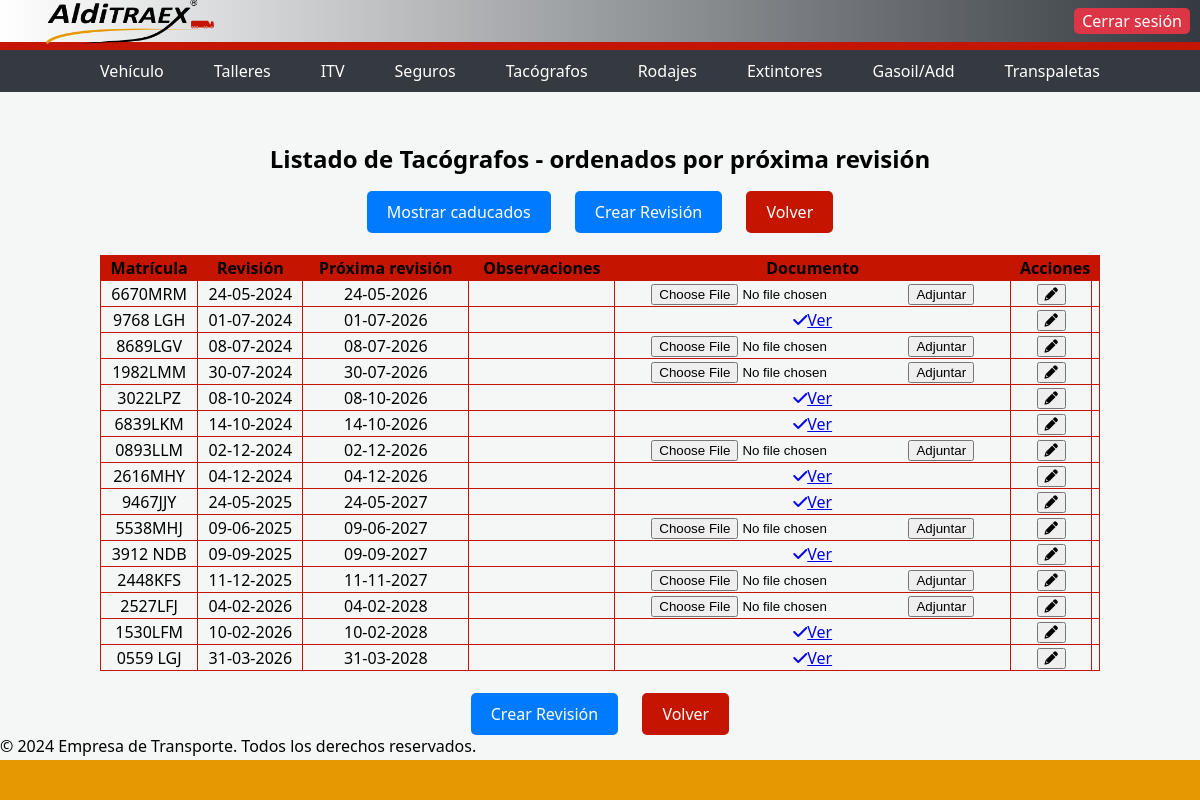
/tacografos_todos, run on the app's committed database.
### models.py (models this page shows, shortened)
class Tacografo(db.Base):
    __tablename__ = "tacografo"
    id = Column(Integer, primary_key=True)
    matricula = Column(String(200), ForeignKey('vehiculo.matricula'),nullable=False )
    rev_tacografo = Column(DateTime, nullable=False)
    venc_tacografo = Column(DateTime, nullable=False)
    obs_tacografo = Column(String(200))
    nombre_doc = Column(String(100))
    ruta_doc = Column(String(200))
    activo = Column(Boolean, default=False)

### tacografos/tacografos.py (the view)
    @app.route('/tacografos_todos')
    def lista_tacografos_todos():
        todos_tacografos = db.session.query(Tacografo).order_by(Tacografo.venc_tacografo.asc()).all()
        return render_template('tacografos.html', lista_tacografos=todos_tacografos)

### db.py (called while the page is built, shortened)
@event.listens_for(engine, "connect")
def _sqlite_varios_procesos(dbapi_connection, connection_record):
    cursor = dbapi_connection.cursor()
    cursor.execute("PRAGMA journal_mode=WAL")
    cursor.fetchone()
    cursor.execute("PRAGMA busy_timeout=30000")
    cursor.close()

def close_session(error=None):
    if not has_request_context():
        return

    def __getattr__(self, name):
        if has_request_context():
            if 'db_session' not in g:
                g.db_session = Session()
                logger.info("Nueva sesion de BD creada para el request")
            return getattr(g.db_session, name)
        temp_session = Session()
        try:
            return getattr(temp_session, name)
        finally:
            temp_session.close()

### main.py (called while the page is built, shortened)
@app.before_request
def aplicar_permisos_usuario():
    if not current_user.is_authenticated:
        return None

### templates/tacografos.html (shortened to what this page needs)
<!DOCTYPE html>
<html lang="es">
<head>
    <link rel="stylesheet" href="https://unpkg.com/swiper/swiper-bundle.min.css" />
    <link rel="stylesheet" href="https://cdnjs.cloudflare.com/ajax/libs/font-awesome/6.0.0-beta3/css/all.min.css">
    <link rel="stylesheet" href="{{ url_for('static', filename='main.css') }}">
</head>
<body>
    <div class="top-bar">
        <img src="{{ url_for('static', filename='logo.png') }}" alt="Logo de la empresa">
        <a href="/logout" class="top-button">Cerrar sesión</a>
    </div>
    <div class="nav-bar">
        <a href="/vehiculos">Vehículo</a>
        <a href="/talleres">Talleres</a>
        <a href="/itv">ITV</a>
        <a href="/seguros">Seguros</a>
        <a href="/tacografos">Tacógrafos</a>
        <a href="/rodajes">Rodajes</a>
        <a href="/extintores">Extintores</a>
        <a href="/selector">Gasoil/Add</a>
        <a href="/transpaletas">Transpaletas</a>
    </div>
    <div class="container">
        <h1>Listado de Tacógrafos - ordenados por próxima revisión</h1>
        <a class="button" href="/tacografos_todos">Mostrar caducados</a>
        <a class="button" href="/formulario_tacografo">Crear Revisión</a>
        <a class="button_red" href="/index">Volver</a>
        <table>
            <thead>
                <tr>
                    <th>Matrícula</th>
                    <th>Revisión</th>
                    <th>Próxima revisión</th>
                    <th>Observaciones</th>
                    <th>Documento</th>
                    <th colspan="2">Acciones</th>
                </tr>
            </thead>
            <tbody>
            {% for t in lista_tacografos %}
                <tr class="{% if not t.activo %}no_activo{% endif %}">
                    <td>{{ t.matricula }}</td>
                    <td>{{ t.rev_tacografo.strftime('%d-%m-%Y') }}</td>
                    <td>{{ t.venc_tacografo.strftime('%d-%m-%Y') }}</td>
                    <td title="{{ t.obs_tacografo|e }}">{{ t.obs_tacografo }}</td>
                    {% if not t.nombre_doc %}
                    <td>
                        <form action="/subir_doc" method="POST" enctype="multipart/form-data">
                            <input type="file" name="documento" accept=".pdf, .doc, .docx">
                            <input type="submit" value="Adjuntar">
                        </form>
                    </td>
                    {% else %}
                    <td><a href="{{ url_for('ver_documento_vehiculo', filename=t.nombre_doc) }}" target="_blank"><i class="fas fa-check verde"></i>Ver</a></td>
                    {% endif %}
                    <td><a href="form_editar_tacografo/{{ t.id }}" target="_blank">
                        <button type="submit" class="boton-editar"><i class="fas fa-pencil"></i></button>
                    </a></td>
                    {% if current_user.username == "jmurillo" or current_user.username == "javimurillo" %}
                    <td>
                        <form action="/borrar_tacografo/{{ t.id }}" method="POST">
                            <input type="hidden" name="id" value="{{ t.id }}">
                            <input type="hidden" name="clase" value="Tacografo">
                            <button type="submit" class="boton-borrar"><i class="fas fa-trash-alt"></i></button>
                        </form>
                    </td>
                    {% else %}
                    <td></td>
                    {% endif %}
                </tr>
            {% endfor %}
            </tbody>
        </table>
        <br>
        <a class="button" href="/formulario_tacografo">Crear Revisión</a>
        <a class="button_red" href="/index">Volver</a>
    </div>
    <footer>
        <div class="banda-roja"></div>
        &copy; 2024 Empresa de Transporte. Todos los derechos reservados.
    </footer>
</body>
</html>

### static/main.css (style rules this page uses)
body { font-family: Arial, sans-serif; margin: 0; padding: 0; background-color: white; width: 100%; height: 50vh; height: 100vh; }
.top-bar { background-color: white; height: 140px; width: 100%; display: flex; justify-content: center; align-items: center; border-bottom: 8px solid #c51500; }
.top-button { position: absolute; top: 100; right: 0; margin: 10px; }
.container { text-align: center; margin-top: 50px; justify-content: center; }
img { width: 400px; height: 120px; }
h1 { margin-top: 20px; font-size: 24px; }
.button { display: inline-block; padding: 10px 20px; margin: 0 10px; background-color: #007bff; color: #fff; text-decoration: none; border-radius: 5px; }
.button_red { display: inline-block; padding: 10px 20px; margin: 0 10px; background-color: #c51500; color: #fff; text-decoration: none; border-radius: 5px; }
tbody { text-align: center; margin-top: 50px; justify-content: center; }
table { text-align: center; margin-top: 50px; justify-content: center; margin: 0 auto; border: 1px solid black; border-collapse: collapse; width: 1000px }
td { text-align: center; margin-top: 50px; justify-content: center; margin: 10 auto; border: 1px solid black; border-collapse: collapse; margin-left: 10px; }
th { text-align: center; margin-top: 50px; justify-content: center; margin: 10 auto; border: 1px solid black; border-collapse: collapse; background-color: #c51500; }
.banda-roja { background-color: #e69803; color: white; padding: 20px; text-align: center; position: fixed; bottom: 0; left: 0; width: 100%; }
td, th { border: 1px solid #c51500; }

### templates/tacografos.html (style rules this page uses)
body { font-family: 'Segoe UI', Tahoma, Geneva, Verdana, sans-serif; background-color: #f4f7f6; margin: 0; padding: 0; }
.top-bar { display: flex; justify-content: space-between; align-items: center; padding: 2px 30px; background: linear-gradient(to right, #ffffff, #343a40); color: white; height: 50px; box-sizing: border-box; }
.top-bar img { width: 200px; height: 45px; object-fit: contain; }
.top-button { padding: 2px 8px; background-color: #dc3545; color: white; text-decoration: none; border-radius: 5px; transition: background-color 0.3s; }
.nav-bar { background-color: #343a40; padding: 5px 30px; display: flex; justify-content: center; gap: 20px; }
.nav-bar a { color: white; text-decoration: none; font-size: 16px; padding: 5px 15px; border-radius: 5px; transition: background-color 0.3s; }

### data on the page
Tacografo: matricula "6670MRM", rev_tacografo "24-05-2024", venc_tacografo "24-05-2026"
Tacografo: matricula "9768 LGH", rev_tacografo "01-07-2024", venc_tacografo "01-07-2026"
Tacografo: matricula "8689LGV", rev_tacografo "08-07-2024", venc_tacografo "08-07-2026"
Tacografo: matricula "1982LMM", rev_tacografo "30-07-2024", venc_tacografo "30-07-2026"
Tacografo: matricula "3022LPZ", rev_tacografo "08-10-2024", venc_tacografo "08-10-2026"
Tacografo: matricula "6839LKM", rev_tacografo "14-10-2024", venc_tacografo "14-10-2026"
Tacografo: matricula "0893LLM", rev_tacografo "02-12-2024", venc_tacografo "02-12-2026"
Tacografo: matricula "2616MHY", rev_tacografo "04-12-2024", venc_tacografo "04-12-2026"
Tacografo: matricula "9467JJY", rev_tacografo "24-05-2025", venc_tacografo "24-05-2027"
Tacografo: matricula "5538MHJ", rev_tacografo "09-06-2025", venc_tacografo "09-06-2027"
Tacografo: matricula "3912 NDB", rev_tacografo "09-09-2025", venc_tacografo "09-09-2027"
Tacografo: matricula "2448KFS", rev_tacografo "11-12-2025", venc_tacografo "11-11-2027"
Tacografo: matricula "2527LFJ", rev_tacografo "04-02-2026", venc_tacografo "04-02-2028"
Tacografo: matricula "1530LFM", rev_tacografo "10-02-2026", venc_tacografo "10-02-2028"
Tacografo: matricula "0559 LGJ", rev_tacografo "31-03-2026", venc_tacografo "31-03-2028"
